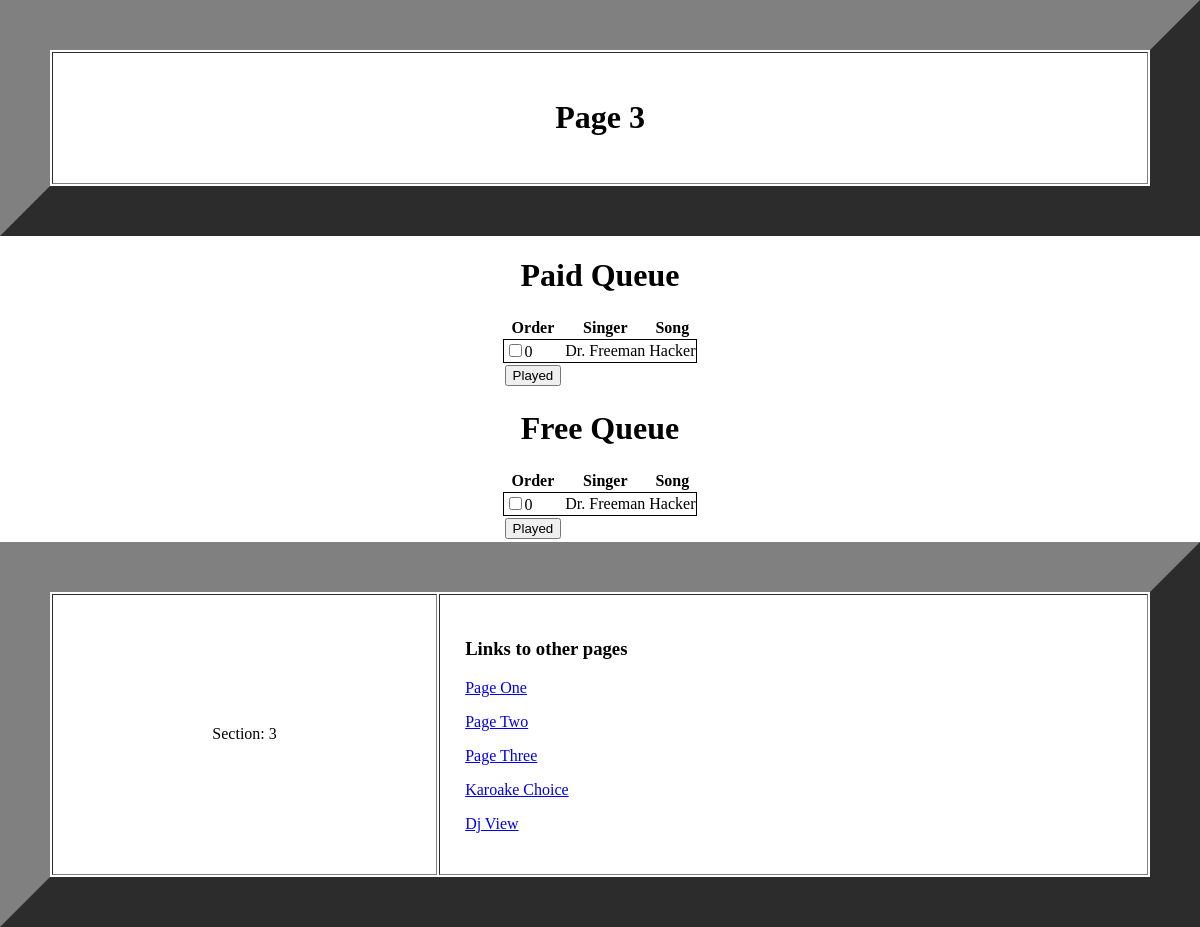
Page /p3.php on the earlier database version.
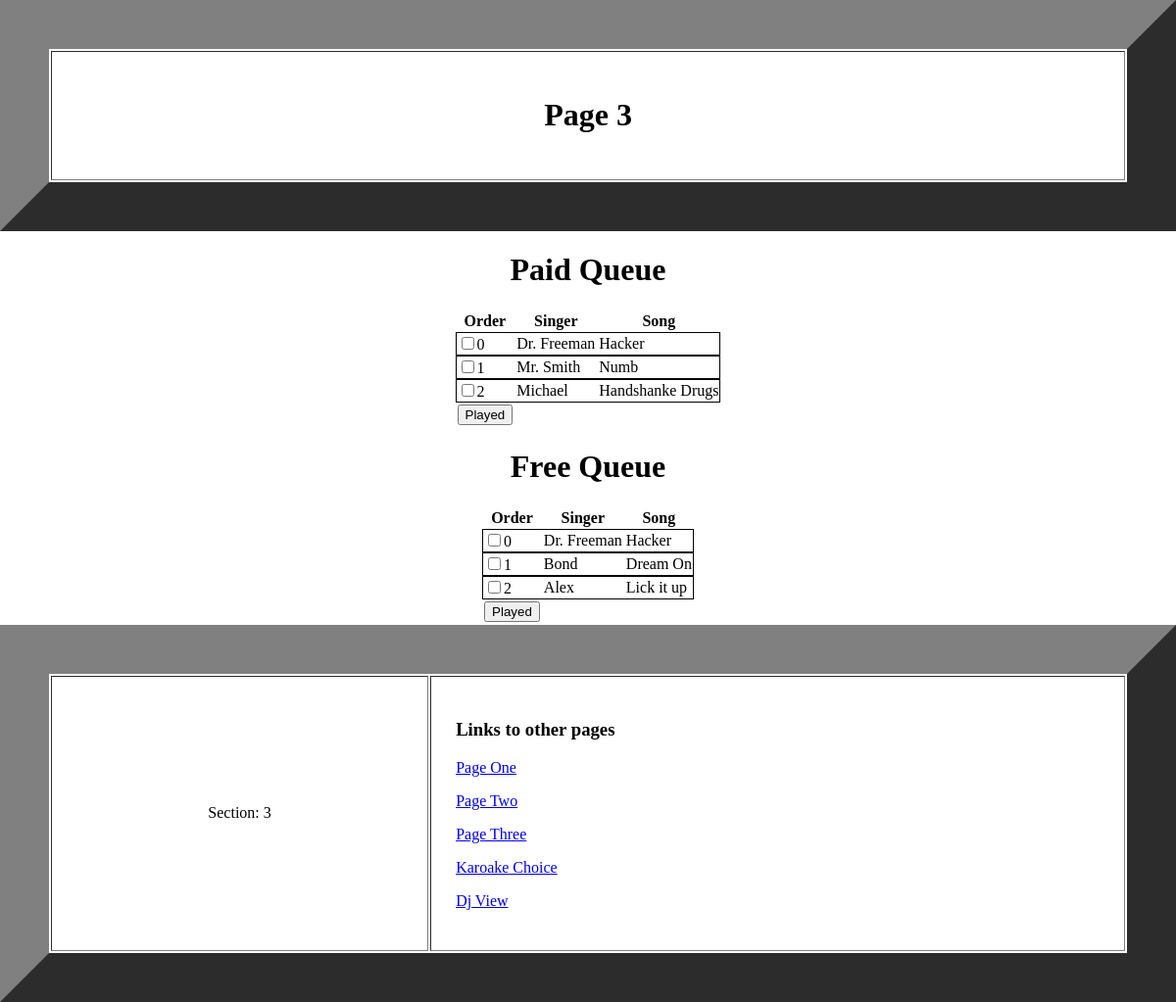
Same page on the later database version.
### tables this page shows
CREATE TABLE Request
(
    requestId integer AUTO_INCREMENT,
    paid BOOL,
    amountpaid int,
    songId int,
    requesterId int,
    hasplayed BOOL,
    primary key (requestId),
    FOREIGN KEY (songId) REFERENCES Song (songId),
    FOREIGN KEY (requesterId) REFERENCES Requester (requesterId)
);

CREATE TABLE Requester
(
    requesterId integer AUTO_INCREMENT,
    name Char(255),
    primary key (requesterId)
);

CREATE TABLE Song
(
    songId integer AUTO_INCREMENT,
    name Char(255),
    bandId int,
    primary key (songId),
    FOREIGN KEY (bandId) REFERENCES Band (bandId)
);

### p3.php (the view, shortened to what this page needs)
<?php
    $pageName = "Page 3";
     echo "<h1>$pageName</h1></center></td></tr></table></div>";
?>
<?php
    try {
        $dsn = "mysql:host=courses;dbname=z1732715";
        $username = "z1732715";
        $password = "1996Apr23";
        $pdo = new PDO($dsn, $username, $password);
    }
    catch(PDOexception $e) {
        echo "Connection to database failed: " . $e->getMessage();
    }
?>
<?php
 $paid_sql = "SELECT Request.requesterID, Requester.name as Singer, Song.name as Song, paid from Requester, Song, Request where Request.requesterID =  Requester.requesterID and Request.songID = Song.songID and paid = true;";
$result = $pdo->query($paid_sql);
   $paid = $result->fetchall();
   $notPaid_sql = "SELECT Request.requesterID, Requester.name as Singer, Song.name as Song, paid from Requester, Song, Request where Request.requesterID =  Requester.requesterID and Request.songID = Song.songID and paid = false;";
 $result2 = $pdo->query($notPaid_sql);
   $notPaid = $result2->fetchall();
?>
<h1 align="center"> Paid Queue </h1>
<table align="center">
  <tr>
    <th> Order </th>
    <th> Singer </th>
    <th> Song </th>
  </tr>
<form>
<?php
   for ($i = 0; $i < count($paid) ; $i++)
   {
      echo '<tr style="outline: thin solid">';
      echo "<td>";
      echo '<input type="checkbox" name="order" ';
      echo 'value="';
      echo $paid[$i][0];
      echo '">';
      echo $i;
      echo "</td>";
      echo "<td>";
      echo $paid[$i][1];
      echo "</td>";
      echo "<td>";
      echo $paid[$i][2];
      echo "</td>";
      echo "</tr>";
   }
?>
   <tr>
   <td>
   <input type="submit" value="Played">
   </td>
   </tr>
   </form>
   </table>
<h1 align="center"> Free Queue </h1>
<table align="center">
  <tr>
    <th> Order </th>
    <th> Singer </th>
    <th> Song </th>
  </tr>
<form>
<?php
   for ($i = 0; $i < count($notPaid); $i++)
   {
      echo '<tr style="outline: thin solid">';
      echo "<td>";
      echo '<input type="checkbox" name="order1" ';
      echo 'value="';
      echo $notPaid[$i][0];
      echo '">';
      echo $i;
      echo "</td>";
      echo "<td>";
      echo $notPaid[$i][1];
      echo "</td>";
      echo "<td>";
      echo $notPaid[$i][2];
      echo "</td>";
      echo "</tr>";
   }
?>
<tr>
<td>
<input type="submit" value="Played">
</td>
</tr>
</form>
</table>
</body>
</html>

Differences in the rows shown:
added request: requesterId.name "Mr. Smith", songId.name "Numb", shown under "Paid Queue"
added request: requesterId.name "Michael", songId.name "Handshanke Drugs", shown under "Paid Queue"
added request: requesterId.name "Bond", songId.name "Dream On", shown under "Free Queue"
added request: requesterId.name "Alex", songId.name "Lick it up", shown under "Free Queue"
